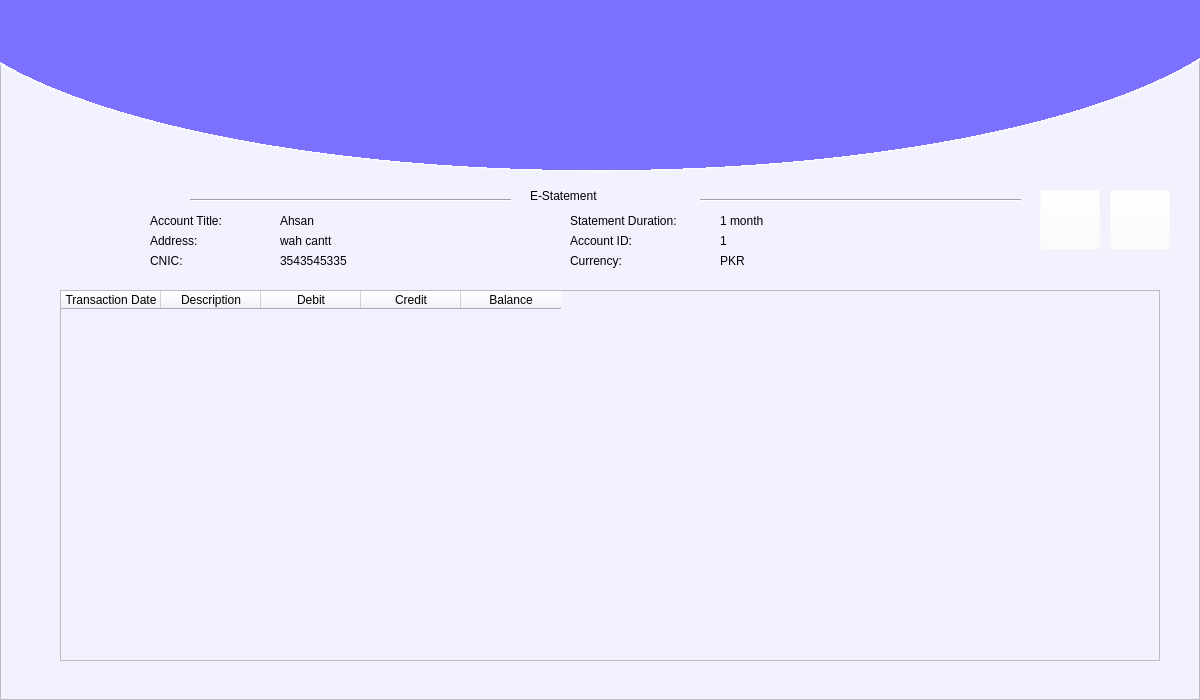
<?xml version="1.0" encoding="UTF-8"?>
<ui version="4.0">
 <class>Form</class>
 <widget class="QWidget" name="Form">
  <property name="geometry">
   <rect>
    <x>0</x>
    <y>0</y>
    <width>1200</width>
    <height>700</height>
   </rect>
  </property>
  <property name="sizePolicy">
   <sizepolicy hsizetype="Preferred" vsizetype="Preferred">
    <horstretch>3</horstretch>
    <verstretch>2</verstretch>
   </sizepolicy>
  </property>
  <property name="maximumSize">
   <size>
    <width>1200</width>
    <height>700</height>
   </size>
  </property>
  <property name="windowTitle">
   <string>Form</string>
  </property>
  <widget class="QFrame" name="MainFrame">
   <property name="geometry">
    <rect>
     <x>0</x>
     <y>0</y>
     <width>1200</width>
     <height>700</height>
    </rect>
   </property>
   <property name="minimumSize">
    <size>
     <width>0</width>
     <height>0</height>
    </size>
   </property>
   <property name="sizeIncrement">
    <size>
     <width>0</width>
     <height>0</height>
    </size>
   </property>
   <property name="baseSize">
    <size>
     <width>0</width>
     <height>0</height>
    </size>
   </property>
   <property name="styleSheet">
    <string notr="true">background-color: rgb(242, 242, 255);</string>
   </property>
   <property name="frameShape">
    <enum>QFrame::StyledPanel</enum>
   </property>
   <property name="frameShadow">
    <enum>QFrame::Raised</enum>
   </property>
   <widget class="QWidget" name="TopBlueCurve" native="true">
    <property name="geometry">
     <rect>
      <x>-100</x>
      <y>-230</y>
      <width>1400</width>
      <height>410</height>
     </rect>
    </property>
    <property name="autoFillBackground">
     <bool>false</bool>
    </property>
    <property name="styleSheet">
     <string notr="true">background-color: qradialgradient(spread:pad, cx:0.5, cy:0.5, radius:0.911, fx:0.495, fy:0.5, stop:0 rgba(124, 112, 255, 255), stop:0.522167 rgba(124, 112, 255, 255), stop:0.522685 rgba(255, 255, 255, 255), stop:0.527094 rgba(255, 255, 255, 0));
</string>
    </property>
   </widget>
   <widget class="QLabel" name="label">
    <property name="geometry">
     <rect>
      <x>530</x>
      <y>180</y>
      <width>181</width>
      <height>31</height>
     </rect>
    </property>
    <property name="styleSheet">
     <string notr="true">font: 75 16pt &quot;Segoe UI Black&quot;;</string>
    </property>
    <property name="text">
     <string>E-Statement</string>
    </property>
   </widget>
   <widget class="Line" name="line">
    <property name="geometry">
     <rect>
      <x>700</x>
      <y>190</y>
      <width>321</width>
      <height>21</height>
     </rect>
    </property>
    <property name="orientation">
     <enum>Qt::Horizontal</enum>
    </property>
   </widget>
   <widget class="Line" name="line_2">
    <property name="geometry">
     <rect>
      <x>190</x>
      <y>190</y>
      <width>321</width>
      <height>21</height>
     </rect>
    </property>
    <property name="orientation">
     <enum>Qt::Horizontal</enum>
    </property>
   </widget>
   <widget class="QLabel" name="label_2">
    <property name="geometry">
     <rect>
      <x>150</x>
      <y>210</y>
      <width>101</width>
      <height>21</height>
     </rect>
    </property>
    <property name="styleSheet">
     <string notr="true">font: 500 8pt &quot;MS Shell Dlg 2&quot;;</string>
    </property>
    <property name="text">
     <string>Account Title:</string>
    </property>
   </widget>
   <widget class="QTableWidget" name="table">
    <property name="geometry">
     <rect>
      <x>60</x>
      <y>290</y>
      <width>1100</width>
      <height>371</height>
     </rect>
    </property>
    <property name="sizePolicy">
     <sizepolicy hsizetype="Expanding" vsizetype="Expanding">
      <horstretch>0</horstretch>
      <verstretch>2</verstretch>
     </sizepolicy>
    </property>
    <property name="minimumSize">
     <size>
      <width>2</width>
      <height>2</height>
     </size>
    </property>
    <property name="sizeIncrement">
     <size>
      <width>2</width>
      <height>2</height>
     </size>
    </property>
    <property name="baseSize">
     <size>
      <width>2</width>
      <height>2</height>
     </size>
    </property>
    <property name="styleSheet">
     <string notr="true"/>
    </property>
    <property name="sizeAdjustPolicy">
     <enum>QAbstractScrollArea::AdjustToContents</enum>
    </property>
    <property name="autoScrollMargin">
     <number>16</number>
    </property>
    <property name="dragDropMode">
     <enum>QAbstractItemView::NoDragDrop</enum>
    </property>
    <property name="alternatingRowColors">
     <bool>true</bool>
    </property>
    <property name="selectionMode">
     <enum>QAbstractItemView::NoSelection</enum>
    </property>
    <property name="iconSize">
     <size>
      <width>0</width>
      <height>0</height>
     </size>
    </property>
    <property name="verticalScrollMode">
     <enum>QAbstractItemView::ScrollPerPixel</enum>
    </property>
    <property name="horizontalScrollMode">
     <enum>QAbstractItemView::ScrollPerPixel</enum>
    </property>
    <property name="gridStyle">
     <enum>Qt::SolidLine</enum>
    </property>
    <property name="rowCount">
     <number>0</number>
    </property>
    <property name="columnCount">
     <number>5</number>
    </property>
    <attribute name="horizontalHeaderMinimumSectionSize">
     <number>100</number>
    </attribute>
    <column>
     <property name="text">
      <string>Transaction Date</string>
     </property>
     <property name="font">
      <font>
       <pointsize>9</pointsize>
      </font>
     </property>
    </column>
    <column>
     <property name="text">
      <string>Description</string>
     </property>
     <property name="font">
      <font>
       <pointsize>9</pointsize>
      </font>
     </property>
    </column>
    <column>
     <property name="text">
      <string>Debit</string>
     </property>
     <property name="font">
      <font>
       <pointsize>9</pointsize>
      </font>
     </property>
    </column>
    <column>
     <property name="text">
      <string>Credit</string>
     </property>
     <property name="font">
      <font>
       <pointsize>9</pointsize>
      </font>
     </property>
    </column>
    <column>
     <property name="text">
      <string>Balance</string>
     </property>
     <property name="font">
      <font>
       <pointsize>9</pointsize>
      </font>
     </property>
    </column>
   </widget>
   <widget class="QPushButton" name="back">
    <property name="geometry">
     <rect>
      <x>1040</x>
      <y>190</y>
      <width>60</width>
      <height>60</height>
     </rect>
    </property>
    <property name="cursor">
     <cursorShape>PointingHandCursor</cursorShape>
    </property>
    <property name="styleSheet">
     <string notr="true">background-color: rgba(255, 255, 255, 0);</string>
    </property>
    <property name="text">
     <string/>
    </property>
    <property name="icon">
     <iconset>
      <normaloff>../Images/arroe_left.png</normaloff>../Images/arroe_left.png</iconset>
    </property>
    <property name="iconSize">
     <size>
      <width>60</width>
      <height>60</height>
     </size>
    </property>
   </widget>
   <widget class="QPushButton" name="forward">
    <property name="geometry">
     <rect>
      <x>1110</x>
      <y>190</y>
      <width>60</width>
      <height>60</height>
     </rect>
    </property>
    <property name="cursor">
     <cursorShape>PointingHandCursor</cursorShape>
    </property>
    <property name="styleSheet">
     <string notr="true">background-color: rgba(255, 255, 255, 0);</string>
    </property>
    <property name="text">
     <string/>
    </property>
    <property name="icon">
     <iconset>
      <normaloff>../Images/arroe_right.png</normaloff>../Images/arroe_right.png</iconset>
    </property>
    <property name="iconSize">
     <size>
      <width>60</width>
      <height>60</height>
     </size>
    </property>
   </widget>
   <widget class="QLabel" name="title">
    <property name="geometry">
     <rect>
      <x>280</x>
      <y>210</y>
      <width>261</width>
      <height>21</height>
     </rect>
    </property>
    <property name="text">
     <string>Ahsan</string>
    </property>
   </widget>
   <widget class="QLabel" name="duration">
    <property name="geometry">
     <rect>
      <x>720</x>
      <y>210</y>
      <width>261</width>
      <height>21</height>
     </rect>
    </property>
    <property name="text">
     <string>1 month</string>
    </property>
   </widget>
   <widget class="QLabel" name="label_5">
    <property name="geometry">
     <rect>
      <x>570</x>
      <y>210</y>
      <width>141</width>
      <height>21</height>
     </rect>
    </property>
    <property name="styleSheet">
     <string notr="true">font: 500 8pt &quot;MS Shell Dlg 2&quot;;</string>
    </property>
    <property name="text">
     <string>Statement Duration:</string>
    </property>
   </widget>
   <widget class="QLabel" name="id">
    <property name="geometry">
     <rect>
      <x>720</x>
      <y>230</y>
      <width>261</width>
      <height>21</height>
     </rect>
    </property>
    <property name="text">
     <string>1</string>
    </property>
   </widget>
   <widget class="QLabel" name="label_3">
    <property name="geometry">
     <rect>
      <x>150</x>
      <y>230</y>
      <width>101</width>
      <height>21</height>
     </rect>
    </property>
    <property name="styleSheet">
     <string notr="true">font: 500 8pt &quot;MS Shell Dlg 2&quot;;</string>
    </property>
    <property name="text">
     <string>Address:</string>
    </property>
   </widget>
   <widget class="QLabel" name="address">
    <property name="geometry">
     <rect>
      <x>280</x>
      <y>230</y>
      <width>261</width>
      <height>21</height>
     </rect>
    </property>
    <property name="text">
     <string>wah cantt</string>
    </property>
   </widget>
   <widget class="QLabel" name="label_6">
    <property name="geometry">
     <rect>
      <x>570</x>
      <y>230</y>
      <width>101</width>
      <height>21</height>
     </rect>
    </property>
    <property name="styleSheet">
     <string notr="true">font: 500 8pt &quot;MS Shell Dlg 2&quot;;</string>
    </property>
    <property name="text">
     <string>Account ID:</string>
    </property>
   </widget>
   <widget class="QLabel" name="label_7">
    <property name="geometry">
     <rect>
      <x>150</x>
      <y>250</y>
      <width>101</width>
      <height>21</height>
     </rect>
    </property>
    <property name="styleSheet">
     <string notr="true">font: 500 8pt &quot;MS Shell Dlg 2&quot;;</string>
    </property>
    <property name="text">
     <string>CNIC:</string>
    </property>
   </widget>
   <widget class="QLabel" name="cnic">
    <property name="geometry">
     <rect>
      <x>280</x>
      <y>250</y>
      <width>261</width>
      <height>21</height>
     </rect>
    </property>
    <property name="text">
     <string>3543545335</string>
    </property>
   </widget>
   <widget class="QLabel" name="label_8">
    <property name="geometry">
     <rect>
      <x>570</x>
      <y>250</y>
      <width>101</width>
      <height>21</height>
     </rect>
    </property>
    <property name="styleSheet">
     <string notr="true">font: 500 8pt &quot;MS Shell Dlg 2&quot;;</string>
    </property>
    <property name="text">
     <string>Currency:</string>
    </property>
   </widget>
   <widget class="QLabel" name="currency">
    <property name="geometry">
     <rect>
      <x>720</x>
      <y>250</y>
      <width>261</width>
      <height>21</height>
     </rect>
    </property>
    <property name="text">
     <string>PKR</string>
    </property>
   </widget>
   <widget class="QPushButton" name="pushButton_2">
    <property name="geometry">
     <rect>
      <x>430</x>
      <y>30</y>
      <width>360</width>
      <height>150</height>
     </rect>
    </property>
    <property name="styleSheet">
     <string notr="true">background-color: rgba(255, 255, 255, 0);</string>
    </property>
    <property name="text">
     <string/>
    </property>
    <property name="icon">
     <iconset>
      <normaloff>../Images/Logo.png</normaloff>../Images/Logo.png</iconset>
    </property>
    <property name="iconSize">
     <size>
      <width>350</width>
      <height>350</height>
     </size>
    </property>
    <property name="flat">
     <bool>true</bool>
    </property>
   </widget>
  </widget>
 </widget>
 <resources>
  <include location="image.qrc"/>
 </resources>
 <connections/>
</ui>
